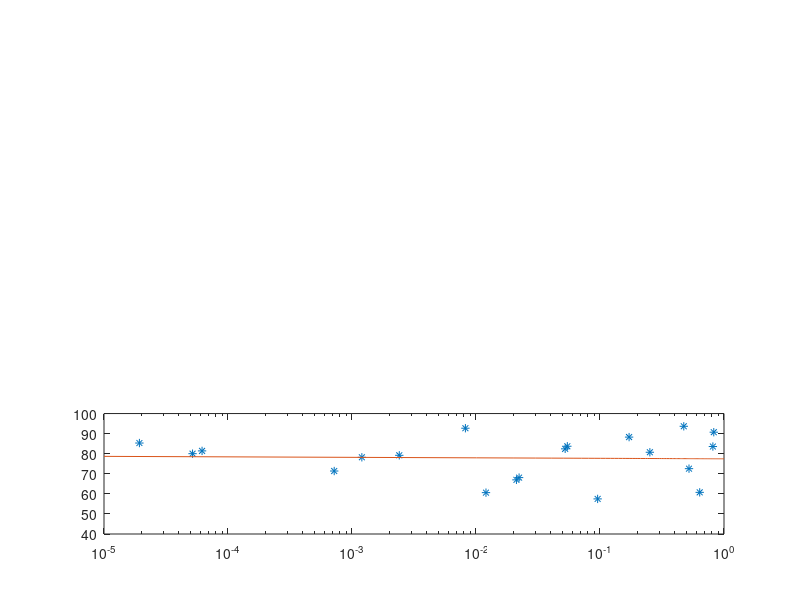

Source code (MATLAB): (Note: this script raises an error after producing the figure.)
%% Generate Fig. 6

load('data_6.mat')

pval_matched_VFR = data(1,:);
accs_matched_VFR = data(4,:);

B = polyfit(log(pval_matched_VFR), accs_matched_VFR, 1);
fitFOE = polyval(B,log(pval_matched_VFR));
figure
subplot(3,1,3)
xi = linspace(10^-5,10^0) ;  % give your values for xmin, xmax
yi =  polyval(B,log(xi));
semilogx(pval_matched_VFR, accs_matched_VFR, '*',    xi, yi,'-')
ylim([40 100])
yline(50,'--')
xline(10^-1,'--')
xlim([10^-5 10^0])
[rVmatch,pVmatch] = corrcoef(log(pval_matched_VFR),accs_matched_VFR);

clearvars -except data
pval_V = data(2,:);
accs_V = data(5,:);
B = polyfit(log(pval_V), accs_V, 1);
fitFOE = polyval(B,log(pval_V));
subplot(3,1,2)
xi = linspace(10^-5,10^0) ;  % give your values for xmin, xmax
yi =  polyval(B,log(xi));
semilogx(pval_V, accs_V, '*',    xi, yi,'-')
ylim([40 100])
yline(50,'--')
xline(10^-1,'--')
xlim([10^-5 10^0])

pval_M = data(3,:);
accs_M = data(6,:);
B = polyfit(log(pval_M), accs_M, 1);
fitFOE = polyval(B,log(pval_M));
subplot(3,1,1)
xi = linspace(10^-5,10^0) ;  % give your values for xmin, xmax
yi =  polyval(B,log(xi));
semilogx(pval_M, accs_M, '*',    xi, yi,'-')
ylim([40 100])
yline(50,'--')
xline(10^-1,'--')
xlim([10^-5 10^0])

% do pearson's correlation to find significance/correlation
[r,p] = corrcoef(log(pval_V),accs_V);
[rM,pM] = corrcoef(log(pval_M),accs_M);


